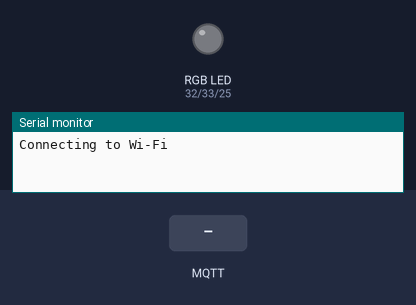
This sketch was run on a simulated ESP32. On the bench: an RGB LED mixed from three pins (HIGH = lit), the last lines printed to the serial monitor. The test bench sets the inputs (shaded band). WiFi joins after 1.5 s; servers stay silent unless stated; no MQTT or app messages arrive unless stated.

Above: at 0.1 s.
At 2.7 s:
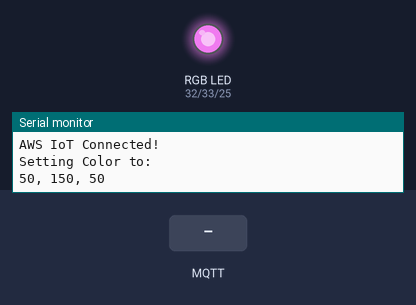
2.8 s: MQTT message "1" arrives on the first subscribed topic
At 4.7 s:
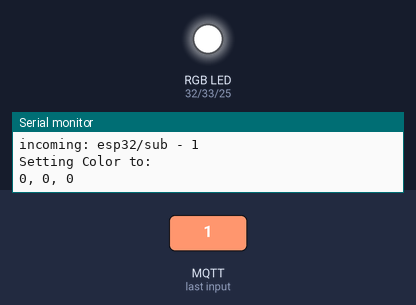
5.0 s: MQTT message "on" arrives on the first subscribed topic
7.0 s: MQTT message "off" arrives on the first subscribed topic
Timing chart, 0 to 10.0 s (numbered marks = the images above; inputs shaded):
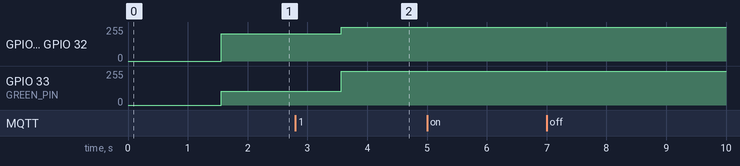

Measured:
- after the input at 2.8 s, GPIO 25 (BLUE_PIN), GPIO 32 (RED_PIN): 205/255 → 255/255 after 0.76 s; GPIO 33 (GREEN_PIN): 105/255 → 255/255 after 0.76 s

The sketch:

main.ino
```cpp
#include <Arduino.h>
#include "secrets.h"
#include <WiFiClientSecure.h>
#include <MQTTClient.h>
#include <ArduinoJson.h>
#include "WiFi.h"

// The MQTT topics that this device should publish/subscribe
#define AWS_IOT_PUBLISH_TOPIC "esp32/pub"
#define AWS_IOT_SUBSCRIBE_TOPIC "esp32/sub"

// led is common anode (+)
//  LED pins
//        color GPIO PIN
#define RED_PIN 32
#define GREEN_PIN 33
#define BLUE_PIN 25

// led colour
int LED_RED = 0;
int LED_GREEN = 80;
int LED_BLUE = 0;

WiFiClientSecure net = WiFiClientSecure();
MQTTClient client = MQTTClient(256);

void setColor(int red, int green, int blue)
{
    if (LED_RED != red || LED_GREEN != green || LED_BLUE != blue)
    {
        Serial.println("Setting Color to: ");
        Serial.print(red);
        Serial.print(", ");
        Serial.print(green);
        Serial.print(", ");
        Serial.print(blue);

        analogWrite(RED_PIN, 255 - red);
        analogWrite(GREEN_PIN, 255 - green);
        analogWrite(BLUE_PIN, 255 - blue);
        LED_RED = red;
        LED_GREEN = green;
        LED_BLUE = blue;
    }
}

void messageHandler(String &topic, String &payload)
{
    Serial.println();
    Serial.println("incoming: " + topic + " - " + payload);

    StaticJsonDocument<200> doc;
    deserializeJson(doc, payload);
    const int red = doc["red"];
    const int green = doc["green"];
    const int blue = doc["blue"];

    setColor(red, green, blue);
}

void connectAWS()
{
    WiFi.mode(WIFI_STA);
    WiFi.begin(WIFI_SSID, WIFI_PASSWORD);

    Serial.print("Connecting to Wi-Fi");

    while (WiFi.status() != WL_CONNECTED)
    {
        delay(500);
        Serial.print(".");
    }

    Serial.println();
    Serial.println("WiFi connected");
    Serial.print("IP address: ");
    Serial.println(WiFi.localIP());

    // Configure WiFiClientSecure to use the AWS IoT device credentials
    net.setCACert(AWS_CERT_CA);
    net.setCertificate(AWS_CERT_CRT);
    net.setPrivateKey(AWS_CERT_PRIVATE);

    // Connect to the MQTT broker on the AWS endpoint we defined earlier
    client.begin(AWS_IOT_ENDPOINT, 8883, net);

    // Create a message handler
    client.onMessage(messageHandler);
    Serial.println();
    Serial.print("Connecting to AWS IOT");

    while (!client.connect(THINGNAME))
    {
        Serial.print(".");
        delay(100);
    }

    if (!client.connected())
    {
        Serial.println("AWS IoT Timeout!");
        return;
    }

    // Subscribe to a topic
    client.subscribe(AWS_IOT_SUBSCRIBE_TOPIC);
    Serial.println();
    Serial.println("AWS IoT Connected!");
}

void publishMessage()
{
    StaticJsonDocument<200> doc;
    doc["time"] = millis();
    doc["hello"] = "hello world";
    char jsonBuffer[512];
    serializeJson(doc, jsonBuffer); // print to client
    Serial.println("Hello1");
    client.publish(AWS_IOT_PUBLISH_TOPIC, jsonBuffer);
}

void setup()
{
    Serial.begin(9600);
    pinMode(RED_PIN, OUTPUT);
    pinMode(GREEN_PIN, OUTPUT);
    pinMode(BLUE_PIN, OUTPUT);
    connectAWS();
    setColor(50, 150, 50);
}

void loop()
{
    // publishMessage();
    client.loop();
    delay(1000);
}
```

secrets.h
```cpp
// includes variables used by main.ino
#include <pgmspace.h>

#define SECRET
#define THINGNAME "insert thingname here"

const char WIFI_SSID[] = "insert ssid here";
const char WIFI_PASSWORD[] = "insert password here";
const char AWS_IOT_ENDPOINT[] = "insertIoT Endpoint here";

// Amazon Root CA 1
static const char AWS_CERT_CA[] PROGMEM = R"EOF(
-----BEGIN CERTIFICATE-----
MIIDQTCCAimgAwIBAgITBmyfz5m/jAo54vB4ikPmljZbyjANBgkqhkiG9w0BAQsF
ADA5MQswCQYDVQQGEwJVUzEPMA0GA1UEChMGQW1hem9uMRkwFwYDVQQDExBBbWF6
b24gUm9vdCBDQSAxMB4XDTE1MDUyNjAwMDAwMFoXDTM4MDExNzAwMDAwMFowOTEL
MAkGA1UEBhMCVVMxDzANBgNVBAoTBkFtYXpvbjEZMBcGA1UEAxMQQW1hem9uIFJv
b3QgQ0EgMTCCASIwDQYJKoZIhvcNAQEBBQADggEPADCCAQoCggEBALJ4gHHKeNXj
ca9HgFB0fW7Y14h29Jlo91ghYPl0hAEvrAIthtOgQ3pOsqTQNroBvo3bSMgHFzZM
9O6II8c+6zf1tRn4SWiw3te5djgdYZ6k/oI2peVKVuRF4fn9tBb6dNqcmzU5L/qw
IFAGbHrQgLKm+a/sRxmPUDgH3KKHOVj4utWp+UhnMJbulHheb4mjUcAwhmahRWa6
VOujw5H5SNz/0egwLX0tdHA114gk957EWW67c4cX8jJGKLhD+rcdqsq08p8kDi1L
93FcXmn/6pUCyziKrlA4b9v7LWIbxcceVOF34GfID5yHI9Y/QCB/IIDEgEw+OyQm
jgSubJrIqg0CAwEAAaNCMEAwDwYDVR0TAQH/BAUwAwEB/zAOBgNVHQ8BAf8EBAMC
AYYwHQYDVR0OBBYEFIQYzIU07LwMlJQuCFmcx7IQTgoIMA0GCSqGSIb3DQEBCwUA
A4IBAQCY8jdaQZChGsV2USggNiMOruYou6r4lK5IpDB/G/wkjUu0yKGX9rbxenDI
U5PMCCjjmCXPI6T53iHTfIUJrU6adTrCC2qJeHZERxhlbI1Bjjt/msv0tadQ1wUs
N+gDS63pYaACbvXy8MWy7Vu33PqUXHeeE6V/Uq2V8viTO96LXFvKWlJbYK8U90vv
o/ufQJVtMVT8QtPHRh8jrdkPSHCa2XV4cdFyQzR1bldZwgJcJmApzyMZFo6IQ6XU
5MsI+yMRQ+hDKXJioaldXgjUkK642M4UwtBV8ob2xJNDd2ZhwLnoQdeXeGADbkpy
rqXRfboQnoZsG4q5WTP468SQvvG5
-----END CERTIFICATE-----
)EOF";

// Device Certificate
static const char AWS_CERT_CRT[] PROGMEM = R"KEY(
-----BEGIN CERTIFICATE-----
obtain your device certificate and add it here
-----END CERTIFICATE-----
)KEY";

// Device Private Key
static const char AWS_CERT_PRIVATE[] PROGMEM = R"KEY(
-----BEGIN RSA PRIVATE KEY-----
obtain your device private key and add it here
-----END RSA PRIVATE KEY-----
)KEY";
```
